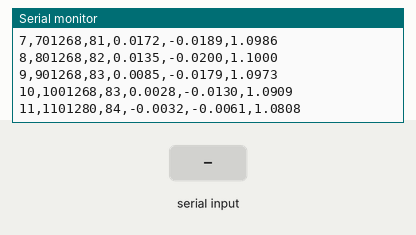
Recording of a sketch running on a simulated Arduino Uno, built with avr-gcc and run on an emulated ATmega328P. Shown: the last lines printed to the serial monitor. Inputs (shaded band) come from the test bench.

Above: at 1.2 s.
1.3 s: "SYNC,\n" received over Serial
At 1.81 s:
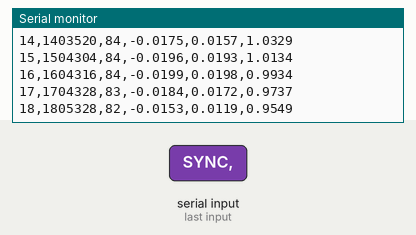
2.8 s: "SYNC\n" received over Serial
At 3.51 s:
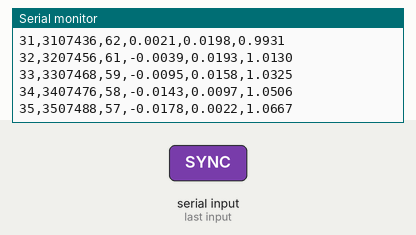
4.3 s: "5\n" received over Serial
At 5.4 s:
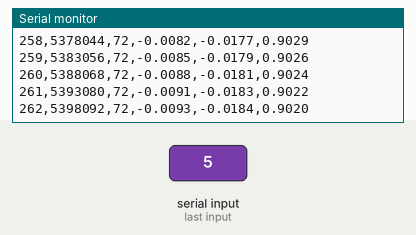
7.3 s: "SYNC,90\n" received over Serial
10.3 s: "SYNC,,45\n" received over Serial
11.8 s: "SYNC,\n" received over Serial
Timing chart, 0 to 14.8 s (numbered marks = the images above; inputs shaded):
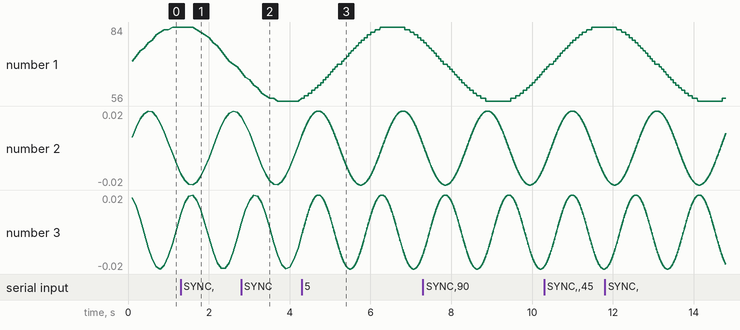

Measured:
- after the input at 1.3 s, the serial monitor: prints a new line at once (image 1)
- after the input at 2.8 s, the serial monitor: prints a new line at once (image 2)
- after the input at 4.3 s, the serial monitor: prints a new line at once (image 3)
- plotted number 2: 0 → 0 after the input at 4.3 s
- plotted number 3: 0 → -0 after the input at 1.3 s, -0.01 → -0.01 after the input at 4.3 s

The sketch:

tcc_sports_sensor_standard.ino
```cpp
/*
  Sketch canonico do TCC para as praticas Arduino/Web.

  Protocolo serial:
    seq,send_us,hr,ax,ay,az

  Configuracao:
    baud rate: 115200
    intervalo padrao: 100 ms
    comando opcional: INTERVAL_MS=1
    comando opcional: INTERVAL_US=1000
    comando de sincronizacao: SYNC,<sync_id>
      -> resposta: SYNC_REPLY,<sync_id>,<arduinoT1Us>,<arduinoT2Us>

  Unidades:
    seq: contador incremental
    send_us: micros() do Arduino no instante mais proximo do envio
    hr: frequencia cardiaca simulada em bpm
    ax/ay/az: aceleracao simulada em g

  Robustez do SYNC:
    - Antes de imprimir SYNC_REPLY, fazemos Serial.flush() para drenar a fila
      TX. Isso evita que o reply fique enfileirado atras de amostras pendentes
      em intervalos altos (1 ms / 5 ms), o que causava timeout no host.
    - Se o commandBuffer encher (>= 64 chars sem '\n'), descartamos para evitar
      que ruido bloqueie comandos subsequentes.
*/

#include <math.h>

const unsigned long DEFAULT_SEND_INTERVAL_MS = 100;
const unsigned long MIN_SEND_INTERVAL_MS = 1;
const unsigned long MIN_SEND_INTERVAL_US = 1000;
const size_t COMMAND_BUFFER_LIMIT = 64;
unsigned long sendIntervalUs = DEFAULT_SEND_INTERVAL_MS * 1000UL;
unsigned long lastSendAtUs = 0;
unsigned long seq = 0;
String commandBuffer = "";

void setup() {
  Serial.begin(115200);

  while (!Serial) {
    ; // Aguarda a serial em placas com USB nativa.
  }

  lastSendAtUs = micros();
}

void loop() {
  readSerialCommand();

  unsigned long nowUs = micros();

  if (nowUs - lastSendAtUs < sendIntervalUs) {
    return;
  }

  lastSendAtUs = nowUs;
  seq++;

  double t = nowUs / 1000000.0;
  int hr = 70 + (int)(15.0 * sin(t * 1.2));
  float ax = (float)(0.02 * sin(t * 3.0));
  float ay = (float)(0.02 * cos(t * 4.0));
  float az = (float)(1.0 + 0.1 * sin(t * 2.0));

  unsigned long sendUs = micros();

  Serial.print(seq);
  Serial.print(',');
  Serial.print(sendUs);
  Serial.print(',');
  Serial.print(hr);
  Serial.print(',');
  Serial.print(ax, 4);
  Serial.print(',');
  Serial.print(ay, 4);
  Serial.print(',');
  Serial.print(az, 4);
  Serial.println();
}

void readSerialCommand() {
  while (Serial.available() > 0) {
    char c = (char)Serial.read();

    if (c == '\n' || c == '\r') {
      applySerialCommand(commandBuffer);
      commandBuffer = "";
      continue;
    }

    if (commandBuffer.length() < COMMAND_BUFFER_LIMIT) {
      commandBuffer += c;
    } else {
      // Buffer cheio sem newline: descarta para nao bloquear futuros comandos.
      // Pode acontecer se um burst de bytes corrompidos chegar enquanto o
      // Arduino estava saturado (Serial.print bloqueando) ou na primeira
      // abertura da porta (DTR reset).
      commandBuffer = "";
    }
  }
}

void applySerialCommand(String command) {
  command.trim();

  if (command.length() == 0) {
    return;
  }

  if (command.startsWith("SYNC,")) {
    // Drena qualquer dado de amostra pendente no TX antes de medir T1.
    // Garante que o RTT meca apenas a janela do reply, nao o backlog que
    // acumulou em intervalos baixos.
    Serial.flush();

    String idText = command.substring(5);
    unsigned long arduinoT1Us = micros();
    unsigned long arduinoT2Us = micros();

    Serial.print("SYNC_REPLY,");
    Serial.print(idText); // ecoa exatamente o id recebido (string), sem overflow.
    Serial.print(',');
    Serial.print(arduinoT1Us);
    Serial.print(',');
    Serial.print(arduinoT2Us);
    Serial.println();
    Serial.flush();
    return;
  }

  if (command == "SYNC") {
    Serial.flush();
    unsigned long syncMillis = millis();
    Serial.print("SYNC_REPLY,");
    Serial.println(syncMillis);
    Serial.flush();
    return;
  }

  if (command.startsWith("INTERVAL_US=")) {
    unsigned long requestedIntervalUs = command.substring(12).toInt();
    if (requestedIntervalUs >= MIN_SEND_INTERVAL_US) {
      sendIntervalUs = requestedIntervalUs;
    }
    return;
  }

  if (command.startsWith("INTERVAL_MS=")) {
    command = command.substring(12);
  } else if (command.startsWith("I=")) {
    command = command.substring(2);
  }

  unsigned long requestedIntervalMs = command.toInt();

  if (requestedIntervalMs >= MIN_SEND_INTERVAL_MS) {
    sendIntervalUs = requestedIntervalMs * 1000UL;
  }
}
```
